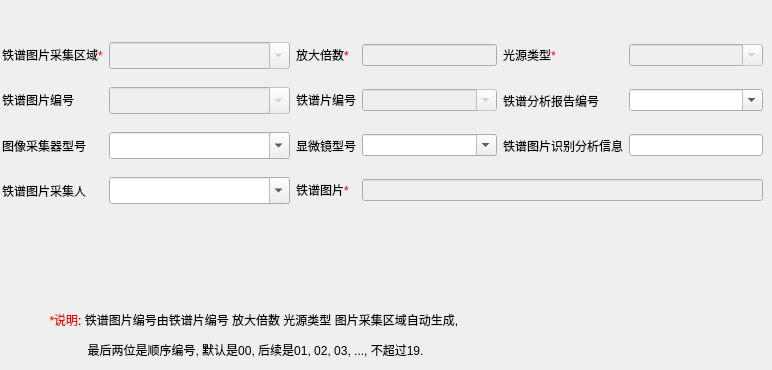
   <widget class="QWidget" name="tab_25">
    <attribute name="title">
     <string>铁谱图片采集信息</string>
    </attribute>
    <widget class="QLabel" name="label_327">
     <property name="geometry">
      <rect>
       <x>0</x>
       <y>310</y>
       <width>511</width>
       <height>51</height>
      </rect>
     </property>
     <property name="text">
      <string>&lt;html&gt;&lt;head/&gt;&lt;body&gt;&lt;p align=&quot;center&quot;&gt;&lt;span style=&quot; color:#ff0000;&quot;&gt;*说明&lt;/span&gt;: 铁谱图片编号由铁谱片编号 放大倍数 光源类型 图片采集区域自动生成, &lt;/p&gt;&lt;p align=&quot;center&quot;&gt;最后两位是顺序编号, 默认是00, 后续是01, 02, 03, ..., 不超过19.&lt;/p&gt;&lt;/body&gt;&lt;/html&gt;</string>
     </property>
    </widget>
    <widget class="QWidget" name="layoutWidget_25">
     <property name="geometry">
      <rect>
       <x>2</x>
       <y>30</y>
       <width>761</width>
       <height>187</height>
      </rect>
     </property>
     <layout class="QGridLayout" name="gridLayout_25">
      <item row="0" column="4">
       <widget class="QLabel" name="label_330">
        <property name="text">
         <string>&lt;html&gt;&lt;head/&gt;&lt;body&gt;&lt;p&gt;光源类型&lt;span style=&quot; color:#ff0000;&quot;&gt;*&lt;/span&gt;&lt;/p&gt;&lt;/body&gt;&lt;/html&gt;</string>
        </property>
       </widget>
      </item>
      <item row="0" column="2">
       <widget class="QLabel" name="label_329">
        <property name="text">
         <string>&lt;html&gt;&lt;head/&gt;&lt;body&gt;&lt;p&gt;放大倍数&lt;span style=&quot; color:#ff0000;&quot;&gt;*&lt;/span&gt;&lt;/p&gt;&lt;/body&gt;&lt;/html&gt;</string>
        </property>
       </widget>
      </item>
      <item row="0" column="0">
       <widget class="QLabel" name="label_328">
        <property name="text">
         <string>&lt;html&gt;&lt;head/&gt;&lt;body&gt;&lt;p&gt;铁谱图片采集区域&lt;span style=&quot; color:#ff0000;&quot;&gt;*&lt;/span&gt;&lt;/p&gt;&lt;/body&gt;&lt;/html&gt;</string>
        </property>
       </widget>
      </item>
      <item row="0" column="1">
       <widget class="QComboBox" name="_comboBoxMentalSampleArea_3">
        <property name="enabled">
         <bool>false</bool>
        </property>
        <property name="minimumSize">
         <size>
          <width>181</width>
          <height>27</height>
         </size>
        </property>
        <property name="maximumSize">
         <size>
          <width>181</width>
          <height>27</height>
         </size>
        </property>
        <property name="editable">
         <bool>true</bool>
        </property>
       </widget>
      </item>
      <item row="1" column="0">
       <widget class="QLabel" name="label_331">
        <property name="text">
         <string>&lt;html&gt;&lt;head/&gt;&lt;body&gt;&lt;p&gt;铁谱图片编号&lt;/p&gt;&lt;/body&gt;&lt;/html&gt;</string>
        </property>
       </widget>
      </item>
      <item row="0" column="3">
       <widget class="QLineEdit" name="_editMentalSampleEnlarger_3">
        <property name="enabled">
         <bool>false</bool>
        </property>
       </widget>
      </item>
      <item row="1" column="1">
       <widget class="QComboBox" name="_comboBoxMentalSampleImageID_3">
        <property name="enabled">
         <bool>false</bool>
        </property>
        <property name="minimumSize">
         <size>
          <width>181</width>
          <height>27</height>
         </size>
        </property>
        <property name="editable">
         <bool>true</bool>
        </property>
       </widget>
      </item>
      <item row="0" column="5">
       <widget class="QComboBox" name="_comboBoxMentalSampleLightType_3">
        <property name="enabled">
         <bool>false</bool>
        </property>
        <property name="editable">
         <bool>true</bool>
        </property>
       </widget>
      </item>
      <item row="1" column="5">
       <widget class="QComboBox" name="_comboBoxMentalSampleReportID_3">
        <property name="editable">
         <bool>true</bool>
        </property>
       </widget>
      </item>
      <item row="1" column="2">
       <widget class="QLabel" name="label_332">
        <property name="text">
         <string>&lt;html&gt;&lt;head/&gt;&lt;body&gt;&lt;p&gt;铁谱片编号&lt;/p&gt;&lt;/body&gt;&lt;/html&gt;</string>
        </property>
       </widget>
      </item>
      <item row="1" column="3">
       <widget class="QComboBox" name="_comboBoxMentalSampleID_3">
        <property name="enabled">
         <bool>false</bool>
        </property>
        <property name="editable">
         <bool>true</bool>
        </property>
       </widget>
      </item>
      <item row="1" column="4">
       <widget class="QLabel" name="label_333">
        <property name="text">
         <string>铁谱分析报告编号</string>
        </property>
       </widget>
      </item>
      <item row="2" column="1">
       <widget class="QComboBox" name="_comboBoxMentalSampleSamplerType_3">
        <property name="minimumSize">
         <size>
          <width>181</width>
          <height>27</height>
         </size>
        </property>
        <property name="editable">
         <bool>true</bool>
        </property>
       </widget>
      </item>
      <item row="2" column="0">
       <widget class="QLabel" name="label_334">
        <property name="text">
         <string>图像采集器型号</string>
        </property>
       </widget>
      </item>
      <item row="2" column="3">
       <widget class="QComboBox" name="_comboBoxMentalSampleMicroType_3">
        <property name="editable">
         <bool>true</bool>
        </property>
       </widget>
      </item>
      <item row="2" column="2">
       <widget class="QLabel" name="label_335">
        <property name="text">
         <string>显微镜型号</string>
        </property>
       </widget>
      </item>
      <item row="2" column="5">
       <widget class="QLineEdit" name="_editMentalSampleAnalysis_3"/>
      </item>
      <item row="3" column="1">
       <widget class="QComboBox" name="_comboBoxMentalSampleGuy_3">
        <property name="minimumSize">
         <size>
          <width>181</width>
          <height>27</height>
         </size>
        </property>
        <property name="maximumSize">
         <size>
          <width>181</width>
          <height>27</height>
         </size>
        </property>
        <property name="editable">
         <bool>true</bool>
        </property>
       </widget>
      </item>
      <item row="3" column="0">
       <widget class="QLabel" name="label_337">
        <property name="text">
         <string>铁谱图片采集人</string>
        </property>
       </widget>
      </item>
      <item row="2" column="4">
       <widget class="QLabel" name="label_336">
        <property name="text">
         <string>铁谱图片识别分析信息</string>
        </property>
       </widget>
      </item>
      <item row="3" column="2">
       <widget class="QLabel" name="label_338">
        <property name="text">
         <string>&lt;html&gt;&lt;head/&gt;&lt;body&gt;&lt;p&gt;铁谱图片&lt;span style=&quot; color:#ff0000;&quot;&gt;*&lt;/span&gt;&lt;/p&gt;&lt;/body&gt;&lt;/html&gt;</string>
        </property>
       </widget>
      </item>
      <item row="3" column="3" colspan="3">
       <widget class="QLineEdit" name="_editMentalSamplePath_3">
        <property name="enabled">
         <bool>false</bool>
        </property>
       </widget>
      </item>
     </layout>
    </widget>
   </widget>
